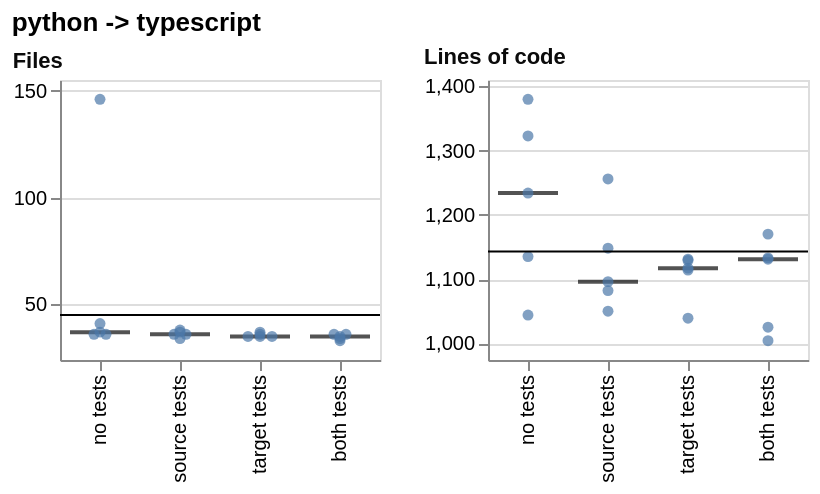

This figure's Vega-Lite source:
### Vega-Lite specification from a JSON file in a GitHub repository (floating-point values rounded to 4 significant figures)
{"config": {"view": {"continuousWidth": 300, "continuousHeight": 300}}, "concat": [{"layer": [{"mark": {"type": "tick", "color": "#0b0b0b", "opacity": 0.7, "size": 30, "thickness": 2}, "encoding": {"x": {"field": "condition", "scale": {"paddingInner": 0.25, "paddingOuter": 0.125}, "sort": ["no tests", "source tests", "target tests", "both tests"], "title": null, "type": "nominal"}, "y": {"aggregate": "median", "field": "value", "scale": {"domain": [23.96, 155.0], "nice": false}, "title": null, "type": "quantitative"}}}, {"mark": {"type": "point", "filled": true}, "encoding": {"x": {"field": "condition", "scale": {"paddingInner": 0.25, "paddingOuter": 0.125}, "sort": ["no tests", "source tests", "target tests", "both tests"], "title": null, "type": "nominal"}, "xOffset": {"field": "nudge", "scale": {"domain": [-1.0, 1.0], "range": [9.0, 21.0]}, "title": null, "type": "quantitative"}, "y": {"field": "value", "scale": {"domain": [23.96, 155.0], "nice": false}, "type": "quantitative"}}}, {"mark": {"type": "rule"}, "encoding": {"y": {"aggregate": "median", "field": "reference", "scale": {"domain": [23.96, 155.0], "nice": false}, "type": "quantitative"}}, "transform": [{"filter": {"field": "reference", "valid": true}}]}], "data": {"name": "data-0dd52b264c45575ef80ee2be7fb37794"}, "height": 140, "title": {"text": "Files", "anchor": "start", "color": "#0b0b0b", "fontSize": 11}, "width": 160}, {"layer": [{"mark": {"type": "tick", "color": "#0b0b0b", "opacity": 0.7, "size": 30, "thickness": 2}, "encoding": {"x": {"field": "condition", "scale": {"paddingInner": 0.25, "paddingOuter": 0.125}, "sort": ["no tests", "source tests", "target tests", "both tests"], "title": null, "type": "nominal"}, "y": {"aggregate": "median", "field": "value", "scale": {"domain": [973.9, 1410.0], "nice": false}, "title": null, "type": "quantitative"}}}, {"mark": {"type": "point", "filled": true}, "encoding": {"x": {"field": "condition", "scale": {"paddingInner": 0.25, "paddingOuter": 0.125}, "sort": ["no tests", "source tests", "target tests", "both tests"], "title": null, "type": "nominal"}, "xOffset": {"field": "nudge", "scale": {"domain": [-1.0, 1.0], "range": [9.0, 21.0]}, "title": null, "type": "quantitative"}, "y": {"field": "value", "scale": {"domain": [973.9, 1410.0], "nice": false}, "type": "quantitative"}}}, {"mark": {"type": "rule"}, "encoding": {"y": {"aggregate": "median", "field": "reference", "scale": {"domain": [973.9, 1410.0], "nice": false}, "type": "quantitative"}}, "transform": [{"filter": {"field": "reference", "valid": true}}]}], "data": {"name": "data-57e6dfa4703c2c07c56e1e6b0a97b20b"}, "height": 140, "title": {"text": "Lines of code", "anchor": "start", "color": "#0b0b0b", "fontSize": 11}, "width": 160}], "columns": 4, "title": "python -> typescript", "$schema": "https://vega.github.io/schema/vega-lite/v6.4.1.json", "datasets": {"data-0dd52b264c45575ef80ee2be7fb37794": [{"condition": "no tests", "layout": "rebuilt the file layout", "metric": "file_count", "value": 36.0, "reference": 45.0, "nudge": -0.5}, {"condition": "no tests", "layout": "kept the file layout", "metric": "file_count", "value": 36.0, "reference": 45.0, "nudge": 0.5}, {"condition": "no tests", "layout": "kept the file layout", "metric": "file_count", "value": 146.0, "reference": 45.0, "nudge": 0.0}, {"condition": "no tests", "layout": "rebuilt the file layout", "metric": "file_count", "value": 41.0, "reference": 45.0, "nudge": 0.0}, {"condition": "no tests", "layout": "rebuilt the file layout", "metric": "file_count", "value": 37.0, "reference": 45.0, "nudge": 0.0}, {"condition": "source tests", "layout": "kept the file layout", "metric": "file_count", "value": 36.0, "reference": 45.0, "nudge": -0.5}, {"condition": "source tests", "layout": "kept the file layout", "metric": "file_count", "value": 36.0, "reference": 45.0, "nudge": 0.5}, {"condition": "source tests", "layout": "kept the file layout", "metric": "file_count", "value": 38.0, "reference": 45.0, "nudge": 0.0}, {"condition": "source tests", "layout": "kept the file layout", "metric": "file_count", "value": 34.0, "reference": 45.0, "nudge": 0.0}, {"condition": "source tests", "layout": "rebuilt the file layout", "metric": "file_count", "value": 37.0, "reference": 45.0, "nudge": 0.0}, {"condition": "target tests", "layout": "kept the file layout", "metric": "file_count", "value": 35.0, "reference": 45.0, "nudge": -1.0}, {"condition": "target tests", "layout": "kept the file layout", "metric": "file_count", "value": 35.0, "reference": 45.0, "nudge": 0.0}, {"condition": "target tests", "layout": "kept the file layout", "metric": "file_count", "value": 35.0, "reference": 45.0, "nudge": 1.0}, {"condition": "target tests", "layout": "kept the file layout", "metric": "file_count", "value": 36.0, "reference": 45.0, "nudge": 0.0}, {"condition": "target tests", "layout": "kept the file layout", "metric": "file_count", "value": 37.0, "reference": 45.0, "nudge": 0.0}, {"condition": "both tests", "layout": "kept the file layout", "metric": "file_count", "value": 33.0, "reference": 45.0, "nudge": 0.0}, {"condition": "both tests", "layout": "kept the file layout", "metric": "file_count", "value": 36.0, "reference": 45.0, "nudge": -0.5}, {"condition": "both tests", "layout": "kept the file layout", "metric": "file_count", "value": 36.0, "reference": 45.0, "nudge": 0.5}, {"condition": "both tests", "layout": "kept the file layout", "metric": "file_count", "value": 34.0, "reference": 45.0, "nudge": 0.0}, {"condition": "both tests", "layout": "kept the file layout", "metric": "file_count", "value": 35.0, "reference": 45.0, "nudge": 0.0}], "data-57e6dfa4703c2c07c56e1e6b0a97b20b": [{"condition": "no tests", "layout": "rebuilt the file layout", "metric": "loc", "value": 1044.0, "reference": 1143.0, "nudge": 0.0}, {"condition": "no tests", "layout": "kept the file layout", "metric": "loc", "value": 1380.0, "reference": 1143.0, "nudge": 0.0}, {"condition": "no tests", "layout": "rebuilt the file layout", "metric": "loc", "value": 1323.0, "reference": 1143.0, "nudge": 0.0}, {"condition": "no tests", "layout": "rebuilt the file layout", "metric": "loc", "value": 1135.0, "reference": 1143.0, "nudge": 0.0}, {"condition": "no tests", "layout": "kept the file layout", "metric": "loc", "value": 1234.0, "reference": 1143.0, "nudge": 0.0}, {"condition": "source tests", "layout": "kept the file layout", "metric": "loc", "value": 1096.0, "reference": 1143.0, "nudge": 0.0}, {"condition": "source tests", "layout": "kept the file layout", "metric": "loc", "value": 1256.0, "reference": 1143.0, "nudge": 0.0}, {"condition": "source tests", "layout": "kept the file layout", "metric": "loc", "value": 1050.0, "reference": 1143.0, "nudge": 0.0}, {"condition": "source tests", "layout": "rebuilt the file layout", "metric": "loc", "value": 1148.0, "reference": 1143.0, "nudge": 0.0}, {"condition": "source tests", "layout": "kept the file layout", "metric": "loc", "value": 1082.0, "reference": 1143.0, "nudge": 0.0}, {"condition": "target tests", "layout": "kept the file layout", "metric": "loc", "value": 1117.0, "reference": 1143.0, "nudge": 0.0}, {"condition": "target tests", "layout": "kept the file layout", "metric": "loc", "value": 1114.0, "reference": 1143.0, "nudge": 0.0}, {"condition": "target tests", "layout": "kept the file layout", "metric": "loc", "value": 1131.0, "reference": 1143.0, "nudge": 0.0}, {"condition": "target tests", "layout": "kept the file layout", "metric": "loc", "value": 1129.0, "reference": 1143.0, "nudge": 0.0}, {"condition": "target tests", "layout": "kept the file layout", "metric": "loc", "value": 1039.0, "reference": 1143.0, "nudge": 0.0}, {"condition": "both tests", "layout": "kept the file layout", "metric": "loc", "value": 1131.0, "reference": 1143.0, "nudge": 0.0}, {"condition": "both tests", "layout": "kept the file layout", "metric": "loc", "value": 1170.0, "reference": 1143.0, "nudge": 0.0}, {"condition": "both tests", "layout": "kept the file layout", "metric": "loc", "value": 1004.0, "reference": 1143.0, "nudge": 0.0}, {"condition": "both tests", "layout": "kept the file layout", "metric": "loc", "value": 1133.0, "reference": 1143.0, "nudge": 0.0}, {"condition": "both tests", "layout": "kept the file layout", "metric": "loc", "value": 1025.0, "reference": 1143.0, "nudge": 0.0}]}}
